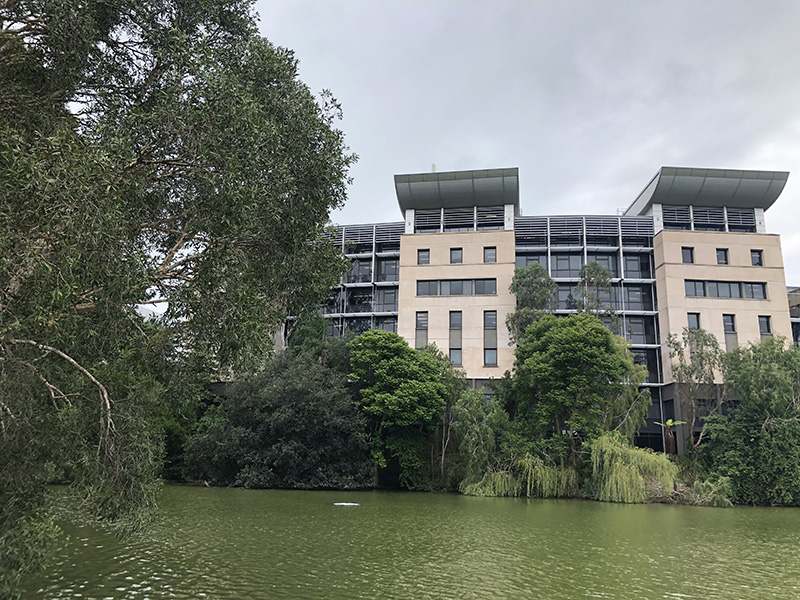
#> input picture IMG_1336.jpg, 800 x 600 px
$ jupyter execute Image-Stitching.ipynb
#> lines starting #> are read from the running program, lines starting #| are printed output that depends on the picture
# Ransac sift homography
0.	选择两幅部分内容一致，部分内容不同的图像，两者可以有角度/位移等变化。【这个变化完全可以由第一周的内容自己做出来】
1.	对两幅图像分别进行关键点检测，比如用 SIFT. 【大家完全可以尝试别的关键点】
2.	对两幅图像的关键点进行进行匹配并用 RANSAC 去噪，找到单应性关系
3.	将第二幅图像按照单应性关系进行变换 【即右乘单应性矩阵】
4.	将两幅图像相互对应的点重合，其余点也即进行融合。因旋转造成图像 size 大小不同等， 补 0 即可。

## SIFT: Scale-Invariant Feature Transform
02--02：40：00

1. GenerateScale-space:DoG 生成尺度空间
2. Scale-spaceExtremaDetection 尺度空间极值点检测
3. AccurateKeypointLocalization 精确定位极值点位置
4. Eliminating Edge Responses 消除边缘效应，阈值判断
5. Orientation Assignment 方向指定
6. Keypoint Descriptor 特征描述

### 1. GenerateScale-space:DoG 生成尺度空间

DoG: Difference of Gaussian

GP: Gaussian Pyramid 高斯金字塔
octave，缩小1/2生成octave：偶数行、偶数列丢弃

差分，生成高斯差分金字塔，-1

### 2. Scale-spaceExtremaDetection 尺度空间极值点检测

局部极值点：上中下，和9+8+9=27个点比较，确定极值，-2

总n+3张图片

### 3. AccurateKeypointLocalization 精确定位极值点位置

泰勒展开

### 4. Eliminating Edge Responses 消除边缘效应，阈值判断

### 5. Orientation Assignment 方向指定

直方图统计：
360/10=36度 为一个bin

梯度大小投票
高斯加权：越往中心，权重越大

最大为主方向，第二大达80%为辅方向

### 6. Keypoint Descriptor 特征描述

旋转不变性

更大范围内统计：4x4个子区域，8个方向，4x4x8=128维向量

主方向旋转到x轴方向

归一化处理

[cell 1]
import numpy as np
import argparse
import cv2
import matplotlib.pyplot as plt

[cell 2]
print(cv2.__version__)

[cell 3]
img1 = cv2.imread('IMG_1336.jpg')
#> img1 is the input picture: shape (600, 800, 3); mean B, G, R 104.9, 115.6, 110.2
img2 = cv2.imread('IMG_1337.jpg')
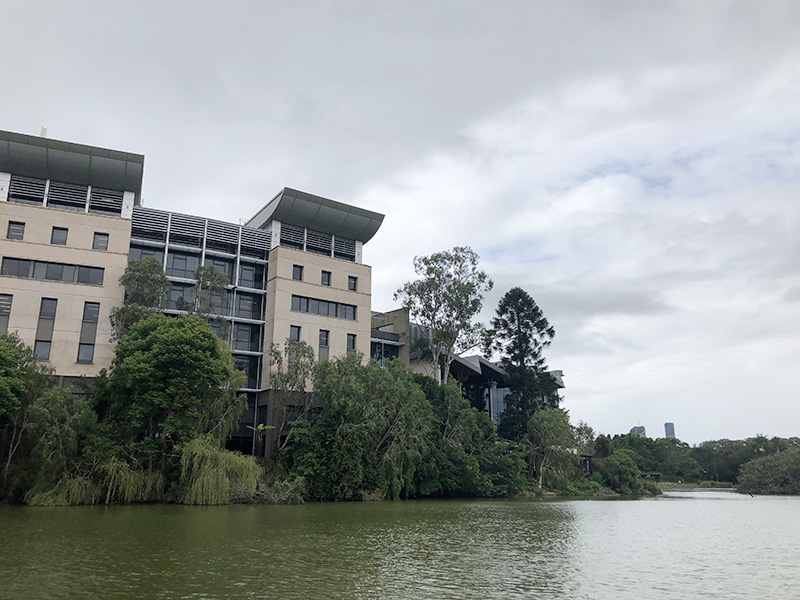
#> input picture IMG_1337.jpg, 800 x 600 px
#> img2 is the input picture: shape (600, 800, 3); mean B, G, R 152.3, 153.3, 148
img3 = cv2.imread('IMG_1338.jpg')
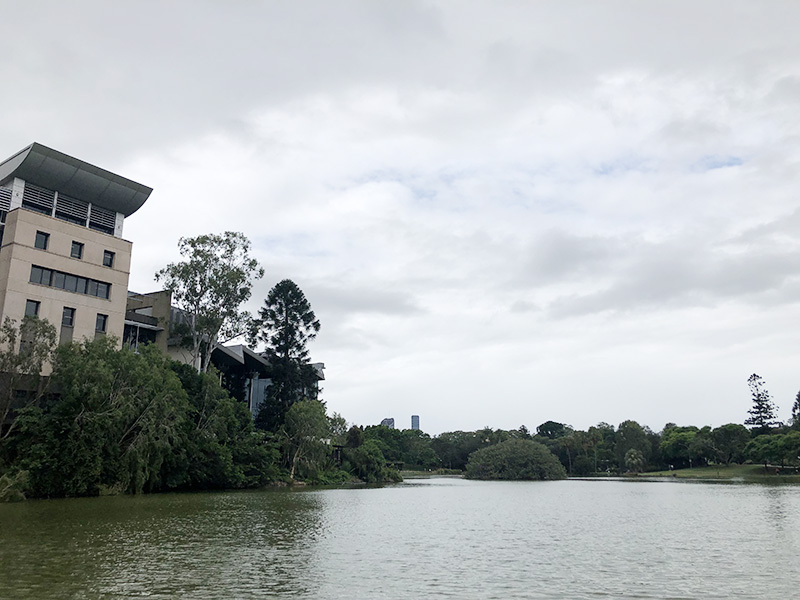
#> input picture IMG_1338.jpg, 800 x 600 px
#> img3 is the input picture: shape (600, 800, 3); mean B, G, R 178, 177, 172.2

[cell 4]
def my_show(img):
    plt.imshow(cv2.cvtColor(img,cv2.COLOR_BGR2RGB))

[cell 5]
my_show(img1)

[cell 6]
sift = cv2.xfeatures2d.SIFT_create()

[cell 7]
def key_points(img, sift):
    kp = sift.detect(img)
#> kp = 3104 keypoints; strongest (x, y, size): (80, 6, 1.9), (48, 50, 1.9), (29, 13, 2.1), (110, 91, 2.1)
    kp, des = sift.compute(img, kp)
    return kp, des

[cell 8]
kp1, des1 = key_points(img1, sift)
#> kp1 has the same summary as kp in key_points
print(des1.shape)
#| (3104, 128)

[cell 9]
def show_key_points(img, kp):
    img_sift = cv2.drawKeypoints(img, kp, outImage=np.array([]),flags=cv2.DRAW_MATCHES_FLAGS_DRAW_RICH_KEYPOINTS)
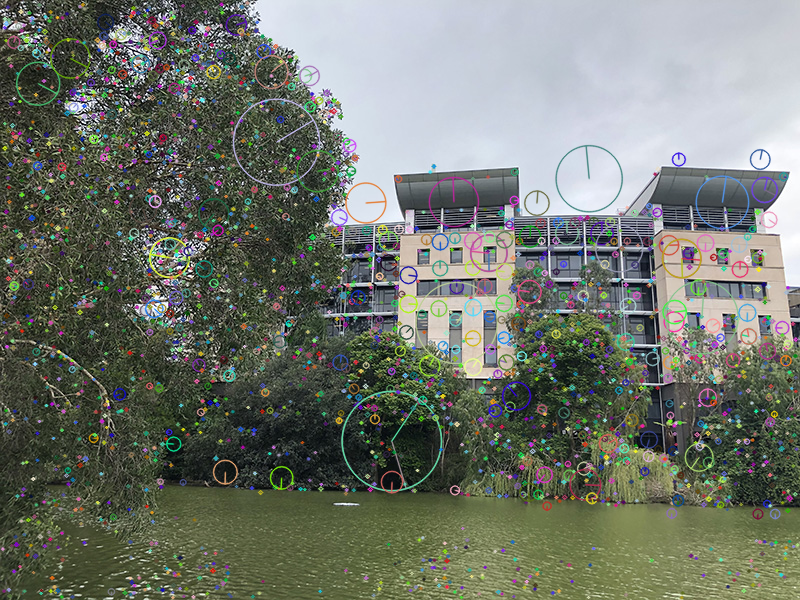
#> img_sift: shape (600, 800, 3); mean B, G, R 108.4, 118.4, 113.1
    plt.figure(figsize=(10,10),dpi=100)
    my_show(img_sift)

[cell 10]
show_key_points(img1, kp1)

[cell 11]
kp2, des2 = key_points(img2, sift)
#> in key_points (call 2), `kp = sift.detect(img)`: kp = 1633 keypoints; strongest (x, y, size): (514, 363, 2.5), (395, 295, 1.9), (495, 348, 2.1), (541, 362, 3.2)
#> kp2 has the same summary as kp in key_points
show_key_points(img2,kp2)
#> in show_key_points (call 2), `img_sift = cv2.drawKeypoints(img, kp, outImage=np.array([]),flags=cv2...`:
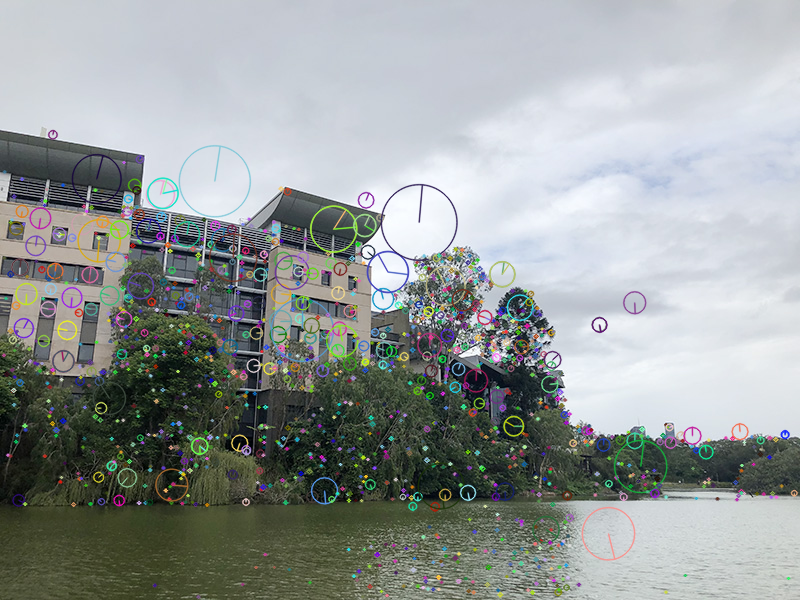
#> img_sift: shape (600, 800, 3); mean B, G, R 153.5, 154.5, 149.2

[cell 12]
def show_key_points(img, kp):
    img_sift = cv2.drawKeypoints(img, kp, outImage=np.array([]),flags=cv2.DRAW_MATCHES_FLAGS_DRAW_RICH_KEYPOINTS)
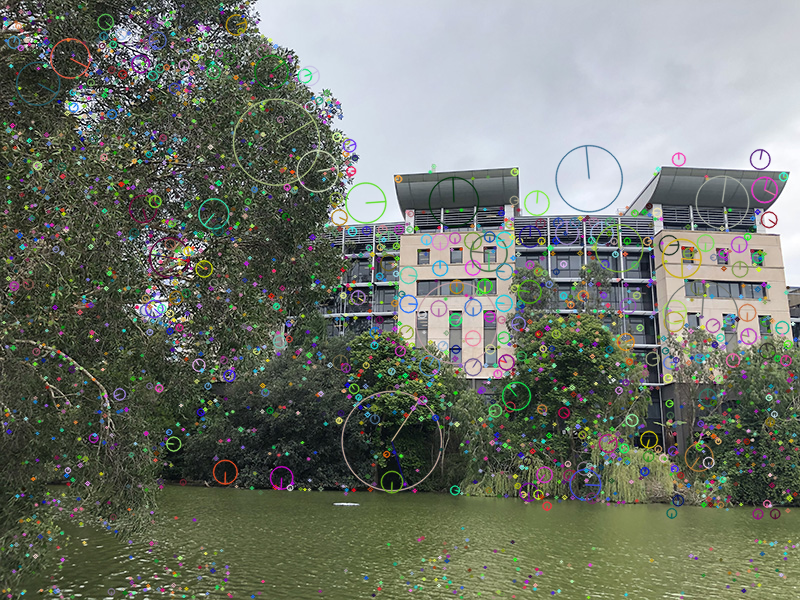
#> img_sift: shape (600, 800, 3); mean B, G, R 107.9, 118.4, 112.9
    plt.figure(figsize=(10,10),dpi=100)
    my_show(img_sift)

[cell 13]
show_key_points(img1, kp1)
